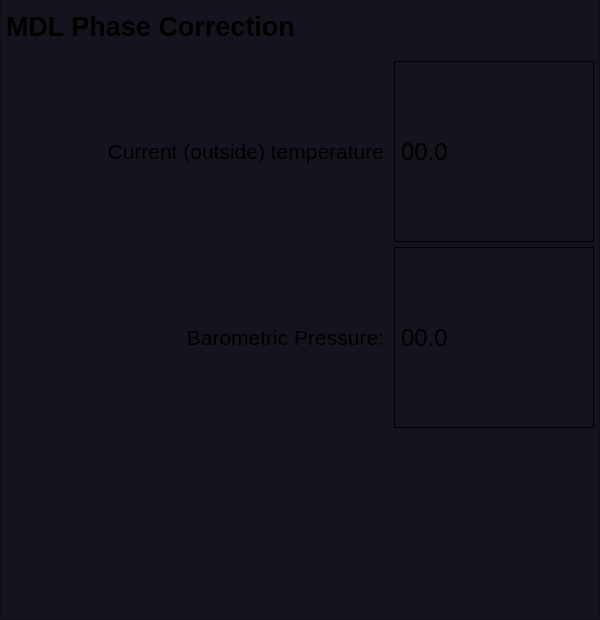
   <widget class="QFrame" name="frame_beam_status_2">
    <property name="geometry">
     <rect>
      <x>1305</x>
      <y>190</y>
      <width>600</width>
      <height>620</height>
     </rect>
    </property>
    <property name="styleSheet">
     <string notr="true">background-color: rgb(20,20,30);</string>
    </property>
    <property name="frameShape">
     <enum>QFrame::StyledPanel</enum>
    </property>
    <property name="frameShadow">
     <enum>QFrame::Raised</enum>
    </property>
    <layout class="QGridLayout" name="gridLayout_13">
     <property name="leftMargin">
      <number>5</number>
     </property>
     <property name="topMargin">
      <number>10</number>
     </property>
     <property name="rightMargin">
      <number>5</number>
     </property>
     <property name="bottomMargin">
      <number>5</number>
     </property>
     <property name="horizontalSpacing">
      <number>10</number>
     </property>
     <property name="verticalSpacing">
      <number>5</number>
     </property>
     <item row="4" column="0" colspan="2">
      <widget class="PyDMEmbeddedDisplay" name="PyDMEmbeddedDisplay">
       <property name="toolTip">
        <string/>
       </property>
       <property name="filename" stdset="0">
        <string>/home/fphysics/zack/workspace/pmdl_plots/main.py</string>
       </property>
      </widget>
     </item>
     <item row="0" column="0" colspan="2">
      <widget class="QLabel" name="label_68">
       <property name="maximumSize">
        <size>
         <width>16777215</width>
         <height>30</height>
        </size>
       </property>
       <property name="font">
        <font>
         <pointsize>20</pointsize>
         <weight>75</weight>
         <bold>true</bold>
        </font>
       </property>
       <property name="text">
        <string>MDL Phase Correction</string>
       </property>
       <property name="alignment">
        <set>Qt::AlignLeading|Qt::AlignLeft|Qt::AlignVCenter</set>
       </property>
      </widget>
     </item>
     <item row="1" column="0" colspan="2">
      <widget class="PyDMDrawingLine" name="PyDMDrawingLine_42">
       <property name="minimumSize">
        <size>
         <width>0</width>
         <height>10</height>
        </size>
       </property>
       <property name="maximumSize">
        <size>
         <width>16777215</width>
         <height>10</height>
        </size>
       </property>
       <property name="toolTip">
        <string/>
       </property>
       <property name="brush" stdset="0">
        <brush brushstyle="SolidPattern">
         <color alpha="255">
          <red>200</red>
          <green>200</green>
          <blue>200</blue>
         </color>
        </brush>
       </property>
       <property name="penColor" stdset="0">
        <color>
         <red>80</red>
         <green>80</green>
         <blue>80</blue>
        </color>
       </property>
       <property name="penWidth" stdset="0">
        <double>1.000000000000000</double>
       </property>
      </widget>
     </item>
     <item row="2" column="0">
      <widget class="QLabel" name="label_116">
       <property name="minimumSize">
        <size>
         <width>168</width>
         <height>0</height>
        </size>
       </property>
       <property name="font">
        <font>
         <pointsize>16</pointsize>
         <weight>50</weight>
         <bold>false</bold>
        </font>
       </property>
       <property name="text">
        <string>Current (outside) temperature</string>
       </property>
       <property name="alignment">
        <set>Qt::AlignRight|Qt::AlignTrailing|Qt::AlignVCenter</set>
       </property>
      </widget>
     </item>
     <item row="3" column="0">
      <widget class="QLabel" name="label_119">
       <property name="minimumSize">
        <size>
         <width>168</width>
         <height>0</height>
        </size>
       </property>
       <property name="font">
        <font>
         <pointsize>16</pointsize>
         <weight>50</weight>
         <bold>false</bold>
        </font>
       </property>
       <property name="text">
        <string>Barometric Pressure:</string>
       </property>
       <property name="alignment">
        <set>Qt::AlignRight|Qt::AlignTrailing|Qt::AlignVCenter</set>
       </property>
      </widget>
     </item>
     <item row="2" column="1">
      <widget class="PyDMLabel" name="pwr_gun_39">
       <property name="minimumSize">
        <size>
         <width>95</width>
         <height>30</height>
        </size>
       </property>
       <property name="maximumSize">
        <size>
         <width>200</width>
         <height>16777215</height>
        </size>
       </property>
       <property name="font">
        <font>
         <pointsize>18</pointsize>
        </font>
       </property>
       <property name="toolTip">
        <string/>
       </property>
       <property name="styleSheet">
        <string notr="true">PyDMLabel {
  border-radius: 2px;
}
PyDMLabel[alarmSensitiveBorder=&quot;true&quot;][alarmSeverity=&quot;0&quot;] {
  background-color: rgb(0,0,10);
  color: rgb(144,194,255);
}</string>
       </property>
       <property name="frameShape">
        <enum>QFrame::Box</enum>
       </property>
       <property name="frameShadow">
        <enum>QFrame::Plain</enum>
       </property>
       <property name="text">
        <string>00.0</string>
       </property>
       <property name="alignment">
        <set>Qt::AlignLeading|Qt::AlignLeft|Qt::AlignVCenter</set>
       </property>
       <property name="precision" stdset="0">
        <number>2</number>
       </property>
       <property name="showUnits" stdset="0">
        <bool>true</bool>
       </property>
       <property name="precisionFromPV" stdset="0">
        <bool>false</bool>
       </property>
       <property name="alarmSensitiveContent" stdset="0">
        <bool>false</bool>
       </property>
       <property name="alarmSensitiveBorder" stdset="0">
        <bool>true</bool>
       </property>
       <property name="PyDMToolTip" stdset="0">
        <string/>
       </property>
       <property name="channel" stdset="0">
        <string>ROOM:BSY0:1:OUTSIDETEMP</string>
       </property>
       <property name="enableRichText" stdset="0">
        <bool>false</bool>
       </property>
      </widget>
     </item>
     <item row="3" column="1">
      <widget class="PyDMLabel" name="pwr_gun_40">
       <property name="minimumSize">
        <size>
         <width>95</width>
         <height>30</height>
        </size>
       </property>
       <property name="maximumSize">
        <size>
         <width>200</width>
         <height>16777215</height>
        </size>
       </property>
       <property name="font">
        <font>
         <pointsize>18</pointsize>
        </font>
       </property>
       <property name="toolTip">
        <string/>
       </property>
       <property name="styleSheet">
        <string notr="true">PyDMLabel {
  border-radius: 2px;
}
PyDMLabel[alarmSensitiveBorder=&quot;true&quot;][alarmSeverity=&quot;0&quot;] {
  background-color: rgb(0,0,10);
  color: rgb(144,194,255);
}</string>
       </property>
       <property name="frameShape">
        <enum>QFrame::Box</enum>
       </property>
       <property name="frameShadow">
        <enum>QFrame::Plain</enum>
       </property>
       <property name="text">
        <string>00.0</string>
       </property>
       <property name="alignment">
        <set>Qt::AlignLeading|Qt::AlignLeft|Qt::AlignVCenter</set>
       </property>
       <property name="precision" stdset="0">
        <number>2</number>
       </property>
       <property name="showUnits" stdset="0">
        <bool>true</bool>
       </property>
       <property name="precisionFromPV" stdset="0">
        <bool>false</bool>
       </property>
       <property name="alarmSensitiveContent" stdset="0">
        <bool>false</bool>
       </property>
       <property name="alarmSensitiveBorder" stdset="0">
        <bool>true</bool>
       </property>
       <property name="PyDMToolTip" stdset="0">
        <string>SIOC:SYS1:ML03:AO966</string>
       </property>
       <property name="channel" stdset="0">
        <string>ROOM:BSY0:1:OUTSIDEPRES</string>
       </property>
       <property name="enableRichText" stdset="0">
        <bool>false</bool>
       </property>
      </widget>
     </item>
    </layout>
   </widget>
